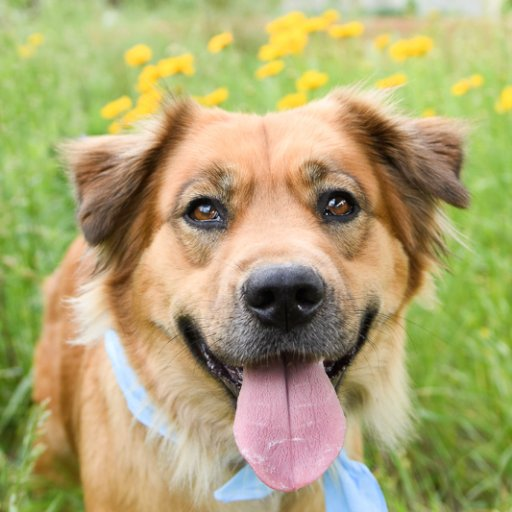
#> input picture Project CUDA/Source code/doggy.jpg, 512 x 512 px
$ python BGR2GRAY.py
#> lines starting #> are read from the running program, lines starting #| are printed output that depends on the picture
import cv2
import time

start_time = time.time()

img = cv2.imread("doggy.jpg")
#> img is the input picture: shape (512, 512, 3); mean B, G, R 114.5, 165.6, 173.5

gray = cv2.cvtColor(img, cv2.COLOR_BGR2GRAY)
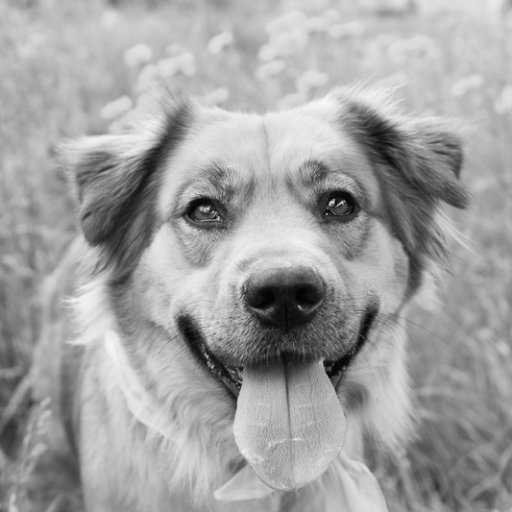
#> gray: shape (512, 512); min 0, max 247, mean 162.2

cv2.imshow("Original", img)
cv2.imshow("Grayscale", gray)
print ("time elapsed: {:.4f}s".format(time.time() - start_time))
cv2.waitKey(0)
cv2.destroyAllWindows()
